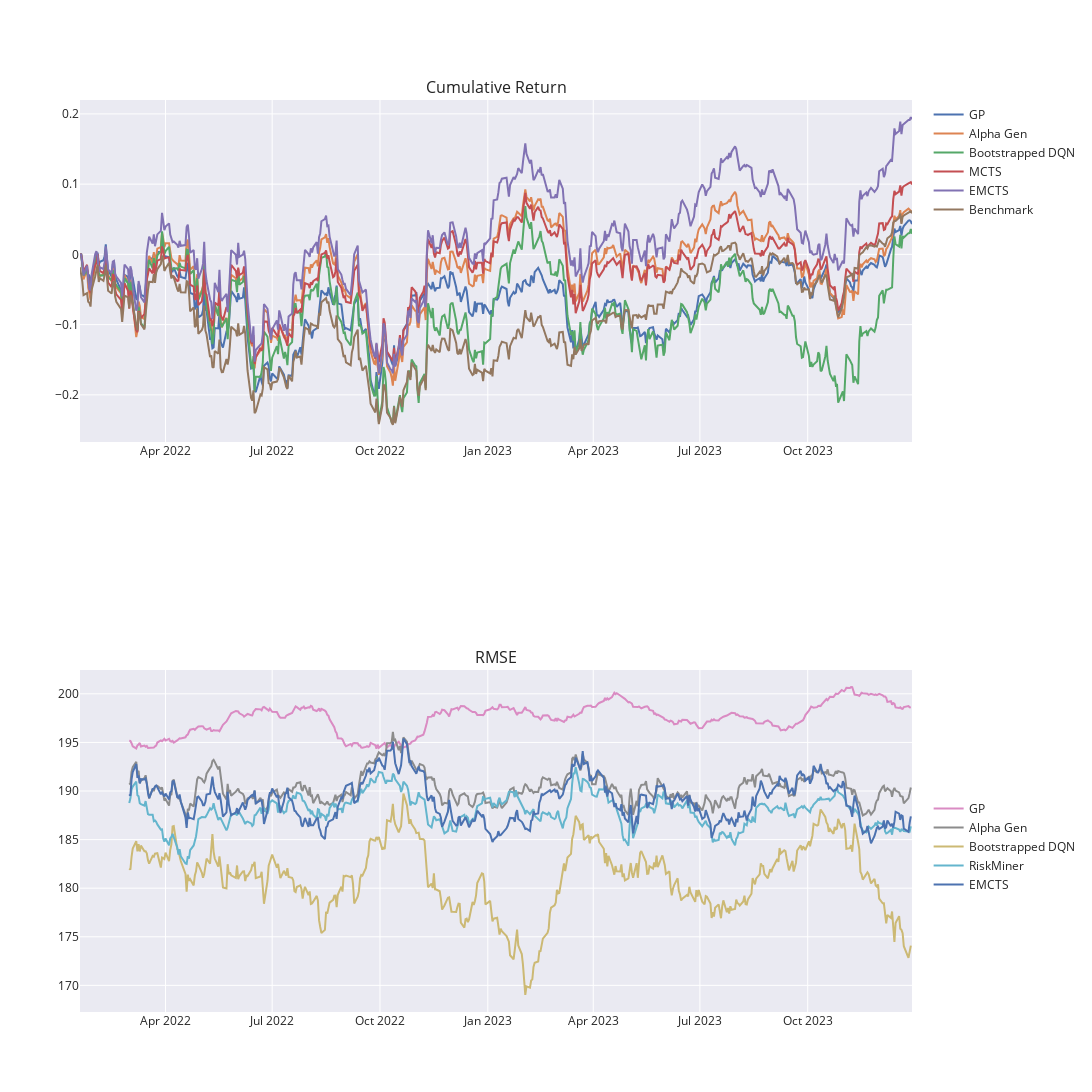

Notebook cell for this chart:
### Code cell
import plotly.express as px
from plotly.subplots import make_subplots
import plotly.graph_objects as go

fig = make_subplots(rows=2, cols=1,subplot_titles=["Cumulative Return", "RMSE"])


for col in ['GP', 'Alpha Gen', 'Bootstrapped DQN', 'MCTS', 'EMCTS', 'Benchmark']:#df_com.columns:
    fig.add_trace(
        go.Scatter(
            x=df_com.index,   
            y=df_com[col],    
            mode='lines',
            name=col,
            legendgroup = '1',
        ),
        row=1, 
        col=1
    )

for col in ['GP', 'Alpha Gen', 'Bootstrapped DQN', 'RiskMiner', 'EMCTS']:#df_rmse_ma.columns:
    fig.add_trace(
        go.Scatter(
            x=df_rmse_ma.index,
            y=df_rmse_ma[col],    
            mode='lines',
            name=col,
            legendgroup = '2',
        ),
        row=2, 
        col=1
    )

# Update the layout to add the title and template
fig.update_layout(
    template='seaborn',
    autosize=False,
    width=1200,
    height=1200,
    legend_tracegroupgap=580,
    legend_groupclick="toggleitem"
)

fig.show()


# fig = px.line(df_com, y=["Bootstrapped DQN","Alpha Gen","GP","Benchmark"], 
#             #   x="lifeExp", 
#               title='Cumulative Return',
#               template="seaborn",
#               )
# fig.show()

### Figure 1 — Plotly figure (JSON) as saved in the notebook; plotly's stock layout.template omitted (floating-point values rounded to 4 significant figures; data arrays with more than 128 entries replaced by an {"elided": "..."} marker saying what was removed)
{"data": [{"legendgroup": "1", "mode": "lines", "name": "GP", "type": "scatter", "x": {"elided": "491 str values"}, "xaxis": "x", "y": {"elided": "491 float values"}, "yaxis": "y"}, {"legendgroup": "1", "mode": "lines", "name": "Alpha Gen", "type": "scatter", "x": {"elided": "491 str values"}, "xaxis": "x", "y": {"elided": "491 float values"}, "yaxis": "y"}, {"legendgroup": "1", "mode": "lines", "name": "Bootstrapped DQN", "type": "scatter", "x": {"elided": "491 str values"}, "xaxis": "x", "y": {"elided": "491 float values"}, "yaxis": "y"}, {"legendgroup": "1", "mode": "lines", "name": "MCTS", "type": "scatter", "x": {"elided": "491 str values"}, "xaxis": "x", "y": {"elided": "491 float values"}, "yaxis": "y"}, {"legendgroup": "1", "mode": "lines", "name": "EMCTS", "type": "scatter", "x": {"elided": "491 str values"}, "xaxis": "x", "y": {"elided": "491 float values"}, "yaxis": "y"}, {"legendgroup": "1", "mode": "lines", "name": "Benchmark", "type": "scatter", "x": {"elided": "491 str values"}, "xaxis": "x", "y": {"elided": "491 float values"}, "yaxis": "y"}, {"legendgroup": "2", "mode": "lines", "name": "GP", "type": "scatter", "x": {"elided": "491 str values"}, "xaxis": "x2", "y": {"elided": "491 float values"}, "yaxis": "y2"}, {"legendgroup": "2", "mode": "lines", "name": "Alpha Gen", "type": "scatter", "x": {"elided": "491 str values"}, "xaxis": "x2", "y": {"elided": "491 float values"}, "yaxis": "y2"}, {"legendgroup": "2", "mode": "lines", "name": "Bootstrapped DQN", "type": "scatter", "x": {"elided": "491 str values"}, "xaxis": "x2", "y": {"elided": "491 float values"}, "yaxis": "y2"}, {"legendgroup": "2", "mode": "lines", "name": "RiskMiner", "type": "scatter", "x": {"elided": "491 str values"}, "xaxis": "x2", "y": {"elided": "491 float values"}, "yaxis": "y2"}, {"legendgroup": "2", "mode": "lines", "name": "EMCTS", "type": "scatter", "x": {"elided": "491 str values"}, "xaxis": "x2", "y": {"elided": "491 float values"}, "yaxis": "y2"}], "layout": {"annotations": [{"font": {"size": 16}, "showarrow": false, "text": "Cumulative Return", "x": 0.5, "xanchor": "center", "xref": "paper", "y": 1, "yanchor": "bottom", "yref": "paper"}, {"font": {"size": 16}, "showarrow": false, "text": "RMSE", "x": 0.5, "xanchor": "center", "xref": "paper", "y": 0.375, "yanchor": "bottom", "yref": "paper"}], "autosize": false, "height": 1200, "legend": {"groupclick": "toggleitem", "tracegroupgap": 580}, "width": 1200, "xaxis": {"anchor": "y", "domain": [0, 1]}, "xaxis2": {"anchor": "y2", "domain": [0, 1]}, "yaxis": {"anchor": "x", "domain": [0.625, 1]}, "yaxis2": {"anchor": "x2", "domain": [0, 0.375]}}}
